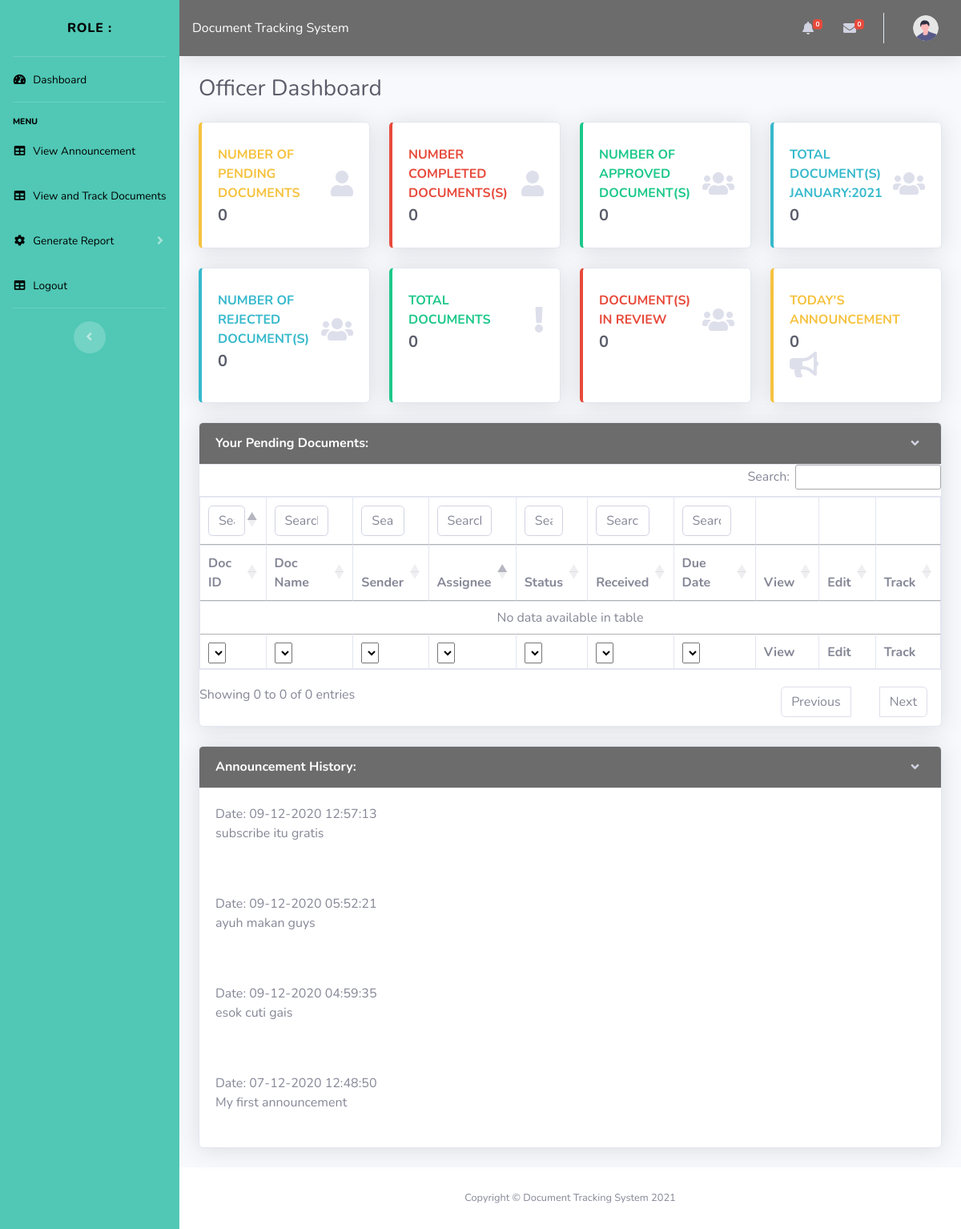
Screenshot of /user/officer/index.php with the database file from the repository.
### tables this page shows
CREATE TABLE `announcement` (
  `id` int(11) NOT NULL,
  `message` mediumtext NOT NULL,
  `date` timestamp NOT NULL DEFAULT current_timestamp()
);

### user/officer/index.php (the view, shortened to what the rows shown need)
<!DOCTYPE html>
<html lang="en">
<head>
    <link href="vendor/fontawesome-free/css/all.min.css" rel="stylesheet" type="text/css">
    <link href="css/sb-admin-2.min.css" rel="stylesheet">
    <link href="vendor/fontawesome-free/css/all.min.css" rel="stylesheet" type="text/css">
    <link href="css/sb-admin-2.min.css" rel="stylesheet">
    <link rel="stylesheet" type="text/css" href="https://cdn.datatables.net/1.10.22/css/jquery.dataTables.min.css">
    <link rel="stylesheet" type="text/css" href="https://cdn.datatables.net/buttons/1.6.5/css/buttons.dataTables.min.css">
    <link href="vendor/datatables/dataTables.bootstrap4.min.css" rel="stylesheet">
    <link rel="stylesheet" type="text/css" href="https://cdn.datatables.net/responsive/2.2.6/css/responsive.dataTables.min.css">
    <link rel="stylesheet" type="text/css" href="https://cdn.datatables.net/1.10.22/css/dataTables.bootstrap4.min.css">
    <link rel="stylesheet" type="text/css" href="https://cdn.datatables.net/buttons/1.6.5/css/buttons.bootstrap4.min.css">
</head>
<body id="page-top">
    <div id="wrapper">
        <div id="content-wrapper" class="d-flex flex-column ">
            <div id="content">
                <div class="container-fluid">
                    <div class="d-sm-flex align-items-center justify-content-between mb-4">
                        <h1 class="h3 mb-0 text-gray-800"> Officer Dashboard</h1>
                    </div>
                    <div class="row">
                        <div class="col-lg-12">
                        <div class="card shadow mb-4">
                            <form action='add_announcement.php' method="post">
                                <div class="collapse show" id="collapseCardExample2">
                                    <table class="table table-bordered hover" id="dataTable" width="100%" cellspacing="0">
                                        <thead>
                                            <tr>
                                                <th>Doc ID</th>
                                                <th>Doc Name</th>
                                                <th>Sender</th>
                                                <th>Assignee</th>
                                                <th>Status</th>
                                                <th>Received</th>
                                                <th>Due Date</th>
                                                <th>View</th>
                                                <th>Edit</th>
                                                <th>Track</th>
                                            </tr>
                                        </thead>
                                        <tfoot>
                                            <tr>
                                                <th>Doc ID</th>
                                                <th>Doc Name</th>
                                                <th>Sender</th>
                                                <th>Assignee</th>
                                                <th>Status</th>
                                                <th>Received</th>
                                                <th>Due Date</th>
                                                <th>View</th>
                                                <th>Edit</th>
                                                <th>Track</th>
                                            </tr>
                                        </tfoot>
                                    </table>
                                </div>
                            </form>
                        </div>
                        <div class="card shadow mb-4">
                            <form action='add_announcement.php' method="post">
                                <div class="collapse show" id="collapseCardExample">
                                     <?php
                                        include "C:\\xampp\htdocs\DTS2\includes\connect.php";
                                        $query = "SELECT * FROM announcement ORDER BY `date` DESC LIMIT 5";
                                        $result = mysqli_query($conn,$query);
                                        while ($row = mysqli_fetch_array($result)) {
                                          $date = $row['date'];
                                          $formatted_date = strtotime($date);
                                          echo "<div class='card-body'>" ."Date: ".date("d-m-Y H:i:s", $formatted_date)."<br>".$row['message']. "</div>";
                                          echo "<br>";
                                        }
                                    ?>
                                </div>
                            </form>
                        </div>
                        </div>
                </div>
            </div>
        </div>
    </div>
</body>
</html>

### rows the page displays
announcement: date "09-12-2020 12:57:13", message "subscribe itu gratis"
announcement: date "09-12-2020 05:52:21", message "ayuh makan guys"
announcement: date "09-12-2020 04:59:35", message "esok cuti gais"
announcement: date "07-12-2020 12:48:50", message "My first announcement"

### other values shown
$row "0"
$count "0"
$completed "0"
$approved "0"
$docMonths "0"
$rejected "0"
$total_doc "0"
$review "0"
